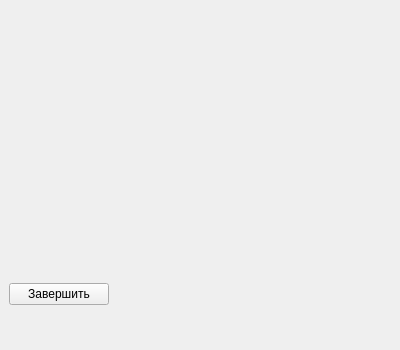
<?xml version="1.0" encoding="UTF-8"?>
<ui version="4.0">
 <class>MainWindow</class>
 <widget class="QMainWindow" name="MainWindow">
  <property name="geometry">
   <rect>
    <x>0</x>
    <y>0</y>
    <width>400</width>
    <height>350</height>
   </rect>
  </property>
  <widget class="QWidget" name="centralWidget">
   <layout class="QVBoxLayout" name="verticalLayout">
    <item>
     <widget class="QWidget" name="areaPlaceholder" native="true">
      <property name="minimumSize">
       <size>
        <width>300</width>
        <height>200</height>
       </size>
      </property>
      <property name="maximumSize">
       <size>
        <width>300</width>
        <height>200</height>
       </size>
      </property>
     </widget>
    </item>
    <item>
     <widget class="QPushButton" name="exitButton">
      <property name="text">
       <string>Завершить</string>
      </property>
      <property name="maximumSize">
       <size>
        <width>100</width>
        <height>16777215</height>
       </size>
      </property>
     </widget>
    </item>
   </layout>
  </widget>
 </widget>
 <resources/>
 <connections/>
</ui>
